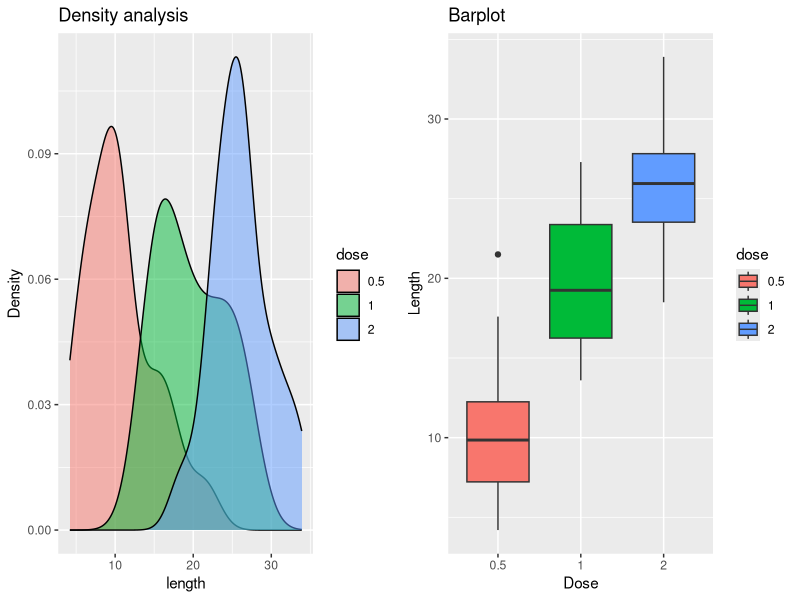
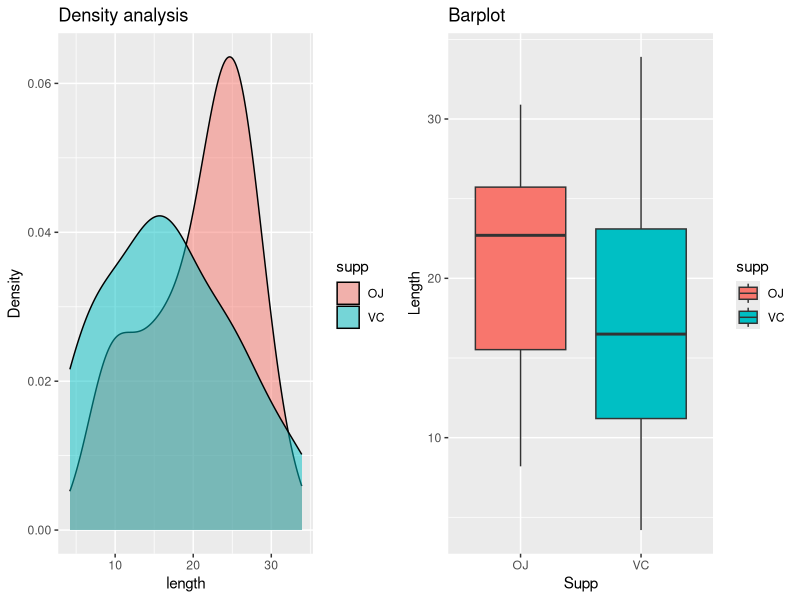

These charts were generated, in order, by the following R code:
## ---- chunk 1
knitr::opts_chunk$set(echo = TRUE)
## ---- chunk 2
    library(datasets)
    library(ggplot2)
    library(gridExtra)
    data("ToothGrowth")
    str(ToothGrowth)
## ---- chunk 3
    ToothGrowth$dose <- as.factor(ToothGrowth$dose)
    summary(ToothGrowth$len)
## ---- chunk 4
    plot1 <- qplot(len, data=ToothGrowth, geom="density", fill=dose, alpha=I(.5),
            main="Density analysis", xlab="length",
            ylab="Density")
    plot2 <- qplot(dose, len, data=ToothGrowth, geom=c("boxplot"),
            fill=dose, main="Barplot",
            xlab="Dose", ylab="Length")
    grid.arrange(plot1, plot2, ncol=2)
## ---- chunk 5
    plot1 <- qplot(len, data=ToothGrowth, geom="density", fill=supp, alpha=I(.5),
            main="Density analysis", xlab="length",
            ylab="Density")
    plot2 <- qplot(supp, len, data=ToothGrowth, geom=c("boxplot"),
            fill=supp, main="Barplot",
            xlab="Supp", ylab="Length")
    grid.arrange(plot1, plot2, ncol=2)
## ---- chunk 6
    len_OJ <- ToothGrowth$len[ToothGrowth$supp=="OJ"]
    len_VC <- ToothGrowth$len[ToothGrowth$supp=="VC"]
    t.test(len_OJ, len_VC)
## ---- chunk 7
    len_05 <- ToothGrowth$len[ToothGrowth$dose==0.5]
    len_1 <- ToothGrowth$len[ToothGrowth$dose==1]
    t.test(len_1, len_05)
## ---- chunk 8
    len_2 <- ToothGrowth$len[ToothGrowth$dose==2]
    t.test(len_2, len_1)
